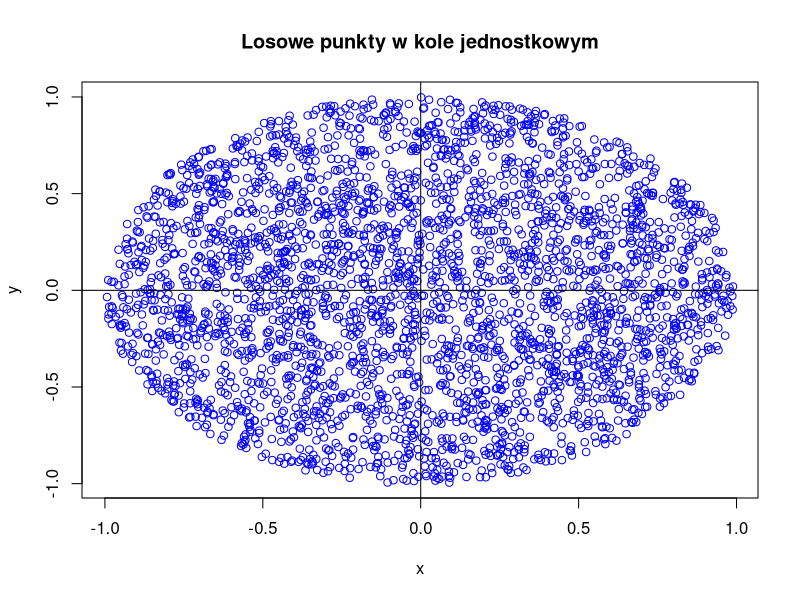
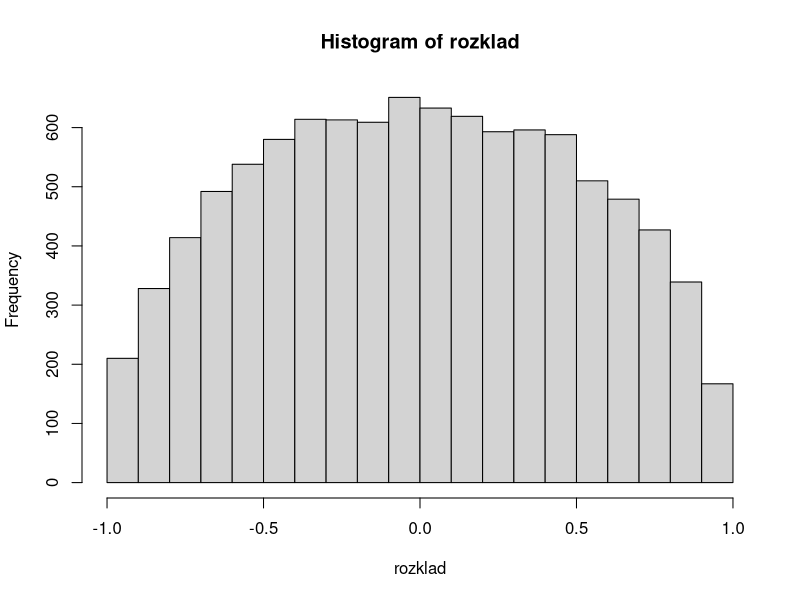
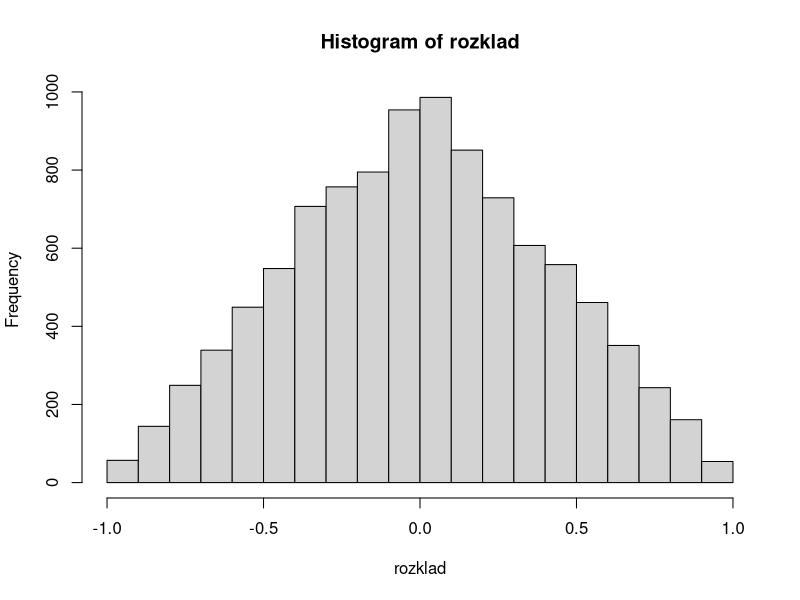
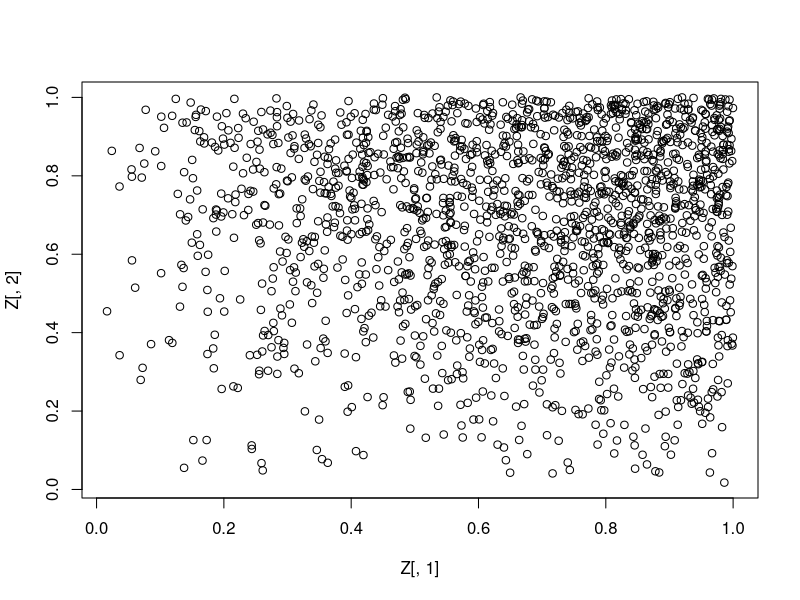
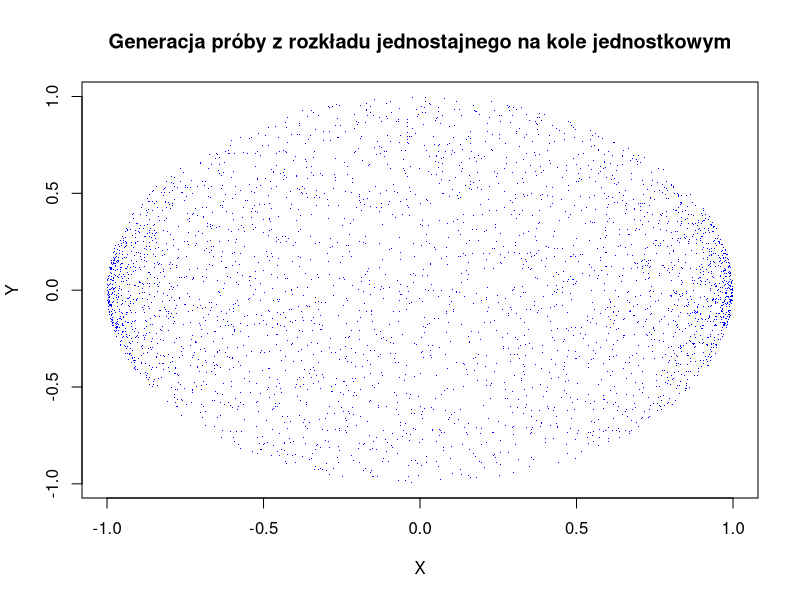

R code for these plots, in order:
## ---- chunk 1
liczba_punktow <- 4000

x <- runif(liczba_punktow, min = -1, max = 1)
y <- runif(liczba_punktow, min = -1, max = 1)

wewnatrz_kola <- x^2 + y^2 <= 1
x <- x[wewnatrz_kola]
y <- y[wewnatrz_kola]
{
  plot(x, y, col = "blue", main = "Losowe punkty w kole jednostkowym")
  abline(h=0)
  abline(v=0)
  print(mean(abs(x*y)))
}
## ---- chunk 2
eliminacja <- function(f, a, b){
  x <- c()
  while(length(x) < 10^4){
    u1 <- runif(1, a, b)
    u2 <- runif(1, 0, 2)
    if (u2 <= eval(f)){
      x <- append(x, u1)
    }
  }
  return (x)
}

gestosc <- expression(2/pi*sqrt(1-u1^2))
rozklad <- eliminacja(gestosc, -1, 1)
hist(rozklad)
## ---- chunk 3
gestosc <- expression(1-abs(u1))
rozklad <- eliminacja(gestosc, -1, 1)
hist(rozklad)
## ---- chunk 4

n <- 10000
c <- 5
func1 <- function(x,y){
  4*x*y
}
#rozkład jednostajny [0,1]
gf <- function(x,y){
  return(1)
}

Z <- matrix(ncol = 2, nrow = 0)
for ( i in 1:n){
  X <- runif(1,0,1)
  Y <- runif(1,0,1)
  U <- runif(1,0,1)
  if(c*U*gf(X,Y) <= func1(X,Y)){
    Z <- rbind(Z, c(X,Y))
  }
}


h2 <- plot(Z[,1],Z[,2])

#P(X,Y) nalezy do [0,1/2]^2

Z_count <- 0
for (i in seq(1,length(Z)/2)){
  if(Z[i,1] <= 1/2 & Z[i,2] <= 1/2){
    Z_count <- Z_count + 1
  }
}
Z_count/length(Z)

# EXY
sum <- 0
for (i in seq(1,length(Z)/2)){
  sum <- sum + Z[i,1]*Z[i,2]
}
sum/(length(Z)/2)
## ---- chunk 5
# Zadanie 4: Metoda rozkładów warunkowych

# Liczba próbek
n <- 10000

# Funkcja gestości brzegowej fY|X(y|x) dla danego x
fYgivenX <- function(x, y) {
  return(1 / (2 * sqrt(1 - x^2)))
}

# Funkcja gestości brzegowej fX(x)
f <- function(x) {
  return(2 * sqrt(1 - x^2) / pi)
}

# Przedział generacji zmiennych X
a <- -1
b <- 1

# Generacja próbki z rozkładu jednostajnego na kole jednostkowym w R^2
X <- c()  
Y <- c()  

# Pętla generująca próbkę
for (i in seq(1, n)) {
  # Generacja X z rozkładu brzegowego fX(x)
  U1 <- runif(1, a, b)
  U2 <- runif(1, 0, 2)

  # Sprawdzenie warunku fX(x) * fY|X(y|x)
  if (U2 <= fYgivenX(U1, 0)) {
    X <- c(X, U1)
    # Generacja Y z rozkładu warunkowego fY|X(y|x)
    Y <- c(Y, runif(1, -sqrt(1 - U1^2), sqrt(1 - U1^2)))
  }
}

# Wykres
plot(X, Y, pch = ".", col = "blue", xlab = "X", ylab = "Y",
     main = "Generacja próby z rozkładu jednostajnego na kole jednostkowym")

